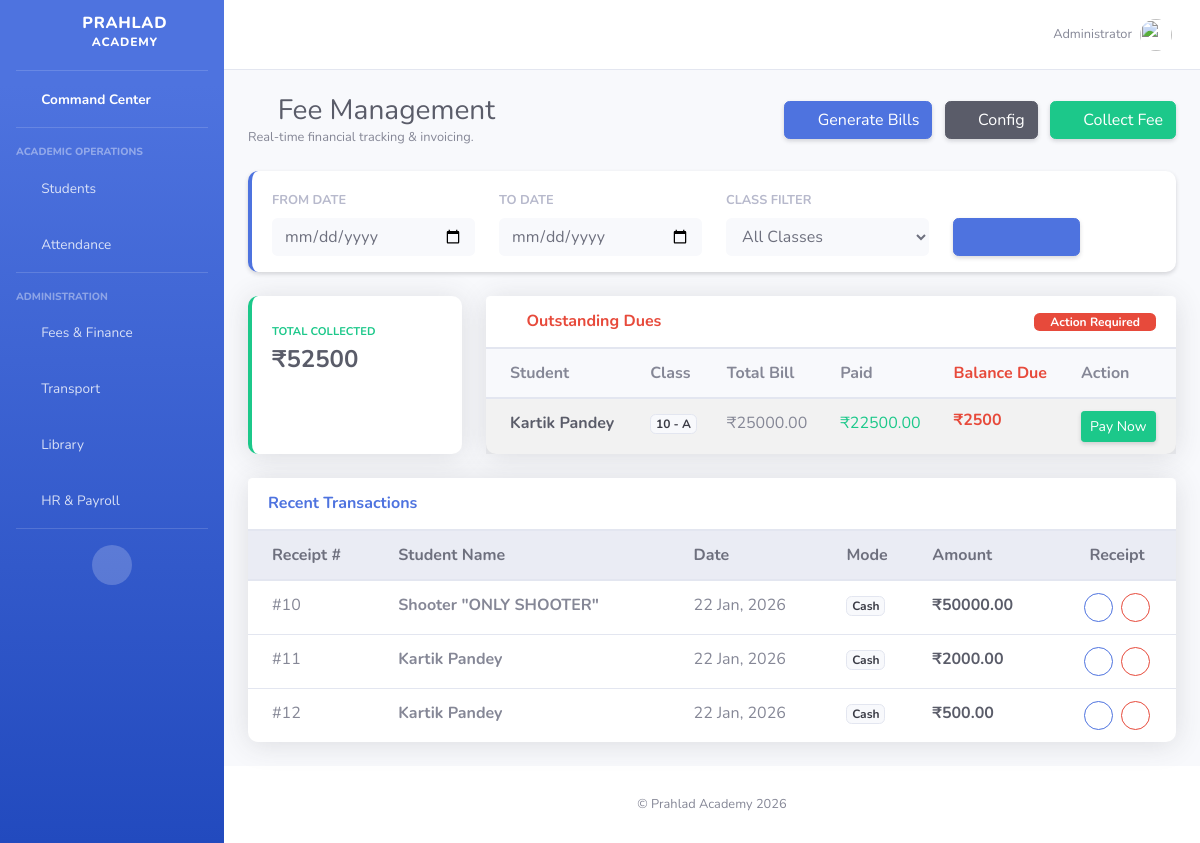
Screenshot of /finance/ (signed in) with the database file from the repository.
### members/models.py (models this page shows, shortened)
class Member(models.Model):
    school = models.ForeignKey(School, on_delete=models.CASCADE, null=True, blank=True)
    admission_no = models.CharField(max_length=50, null=True, blank=True)
    firstname = models.CharField(max_length=255)
    lastname = models.CharField(max_length=255)
    father_name = models.CharField(max_length=255, null=True, blank=True)
    mobile_number = models.CharField(max_length=15, null=True, blank=True)
    email = models.EmailField(null=True, blank=True)
    student_class = models.ForeignKey(ClassRoom, on_delete=models.SET_NULL, null=True, blank=True)
    roll_number = models.CharField(max_length=20, null=True, blank=True)
    gender = models.CharField(max_length=10, choices=[('Male', 'Male'), ('Female', 'Female')], default='Male')
    dob = models.DateField(null=True, blank=True)
    address = models.TextField(null=True, blank=True)
    joined_date = models.DateField(auto_now_add=True, null=True)
    profile_pic = models.ImageField(null=True, blank=True, upload_to="student_images/")
    blood_group = models.CharField(max_length=5, null=True, blank=True)
    medical_conditions = models.TextField(null=True, blank=True)
    transport_mode = models.CharField(max_length=20, null=True, blank=True)
    route_name = models.CharField(max_length=100, null=True, blank=True)
    house_team = models.CharField(max_length=20, null=True, blank=True)
    preferred_stream = models.CharField(max_length=50, null=True, blank=True)
    fee_total = models.DecimalField(max_digits=10, decimal_places=2, default=0)
    fee_paid = models.DecimalField(max_digits=10, decimal_places=2, default=0)

class ClassRoom(models.Model):
    school = models.ForeignKey(School, on_delete=models.CASCADE, null=True, blank=True)
    name = models.CharField(max_length=50)
    section = models.CharField(max_length=10, default='A')
    class Meta:
        unique_together = ('name', 'section')
    def __str__(self):
        return f"{self.name} - {self.section}"

class FeeTransaction(models.Model):
    PAYMENT_MODES = [('Cash', 'Cash'), ('Online', 'Online'), ('Cheque', 'Cheque')]
    school = models.ForeignKey(School, on_delete=models.CASCADE, null=True)
    student = models.ForeignKey(Member, on_delete=models.CASCADE)
    amount_paid = models.DecimalField(max_digits=10, decimal_places=2)
    payment_date = models.DateField(default=date.today)
    payment_mode = models.CharField(max_length=20, choices=PAYMENT_MODES, default='Cash')
    remarks = models.CharField(max_length=200, blank=True)
    receipt_number = models.CharField(max_length=50, unique=True, blank=True)

### members/views.py (the view)
# urls.py: path('finance/', views.fee_home, name='fee_home'),
@login_required
def fee_home(request):
    transactions = FeeTransaction.objects.all().select_related('student').order_by('-payment_date')
    start_date = request.GET.get('start_date')
    end_date = request.GET.get('end_date')
    class_filter = request.GET.get('class_id')
    mode_filter = request.GET.get('mode')
    if start_date: transactions = transactions.filter(payment_date__gte=start_date)
    if end_date: transactions = transactions.filter(payment_date__lte=end_date)
    if class_filter: transactions = transactions.filter(student__student_class__id=class_filter)
    if mode_filter: transactions = transactions.filter(payment_mode=mode_filter)
    total_collected = transactions.aggregate(Sum('amount_paid'))['amount_paid__sum'] or 0
    students = Member.objects.annotate(balance=F('fee_total') - F('fee_paid')).order_by('-balance')
    context = {
        'transactions': transactions, 'total_collected': total_collected,
        'classes': ClassRoom.objects.all(), 'students': students
    }
    return render(request, 'fees.html', context)

### members/templates/fees.html (shortened to what this page needs)
{% extends "master.html" %}
{% load static %}
{% block content %}
<div class="d-sm-flex align-items-center justify-content-between mb-4">
    <div>
        <h1 class="h3 mb-0 text-gray-800"><i class="fas fa-wallet text-success mr-2"></i>Fee Management</h1>
        <p class="mb-0 text-muted small">Real-time financial tracking & invoicing.</p>
    </div>
    <div>
        <button class="btn btn-primary shadow-sm mr-2" data-toggle="modal" data-target="#invoiceModal">
            <i class="fas fa-file-invoice mr-1"></i> Generate Bills
        </button>
        <button class="btn btn-dark shadow-sm mr-2" data-toggle="modal" data-target="#configModal">
            <i class="fas fa-cogs mr-1"></i> Config
        </button>
        <button class="btn btn-success shadow-sm" data-toggle="modal" data-target="#collectModal">
            <i class="fas fa-plus-circle mr-1"></i> Collect Fee
        </button>
    </div>
</div>
<div class="card shadow-sm mb-4 border-0 border-left-primary">
    <div class="card-body py-3">
        <form method="GET" class="row align-items-end">
            <div class="col-md-3">
                <label class="small font-weight-bold text-uppercase text-gray-500">From Date</label>
                <input type="date" name="start_date" class="form-control bg-light border-0 small">
            </div>
            <div class="col-md-3">
                <label class="small font-weight-bold text-uppercase text-gray-500">To Date</label>
                <input type="date" name="end_date" class="form-control bg-light border-0 small">
            </div>
            <div class="col-md-3">
                <label class="small font-weight-bold text-uppercase text-gray-500">Class Filter</label>
                <select name="class_id" class="form-control bg-light border-0 small">
                    <option value="">All Classes</option>
                </select>
            </div>
            <div class="col-md-2">
                <button type="submit" class="btn btn-primary btn-block shadow-sm">
                    <i class="fas fa-filter"></i>
                </button>
            </div>
        </form>
    </div>
</div>
<div class="row">
    <div class="col-xl-3 col-md-6 mb-4">
        <div class="card border-left-success shadow h-100 py-2">
            <div class="card-body">
                <div class="row no-gutters align-items-center">
                    <div class="col mr-2">
                        <div class="text-xs font-weight-bold text-success text-uppercase mb-1">Total Collected</div>
                        <div class="h4 mb-0 font-weight-bold text-gray-800">₹{{ total_collected }}</div>
                    </div>
                    <div class="col-auto"><i class="fas fa-rupee-sign fa-2x text-gray-300"></i></div>
                </div>
            </div>
        </div>
    </div>
    <div class="col-xl-9 col-md-12 mb-4">
        <div class="card shadow h-100">
            <div class="card-header py-3 bg-white d-flex justify-content-between align-items-center">
                <h6 class="m-0 font-weight-bold text-danger"><i class="fas fa-exclamation-circle mr-2"></i>Outstanding Dues</h6>
                <span class="badge badge-danger px-3">Action Required</span>
            </div>
            <div class="card-body p-0">
                <div class="table-responsive" style="max-height: 250px; overflow-y: auto;">
                    <table class="table table-hover table-striped mb-0">
                        <thead class="bg-light sticky-top">
                            <tr>
                                <th class="pl-4">Student</th>
                                <th>Class</th>
                                <th>Total Bill</th>
                                <th>Paid</th>
                                <th class="text-danger">Balance Due</th>
                                <th>Action</th>
                            </tr>
                        </thead>
                        <tbody>
                            {% for s in students %}
                                {% if s.balance > 0 %}
                                <tr>
                                    <td class="pl-4 font-weight-bold text-dark">{{ s.firstname }} {{ s.lastname }}</td>
                                    <td><span class="badge badge-light border">{{ s.student_class }}</span></td>
                                    <td>₹{{ s.fee_total }}</td>
                                    <td class="text-success">₹{{ s.fee_paid }}</td>
                                    <td class="text-danger font-weight-bold h6 mb-0">₹{{ s.balance }}</td>
                                    <td>
                                        <button class="btn btn-sm btn-success shadow-sm"
                                                onclick="preSelectStudent('{{ s.id }}')"
                                                data-toggle="modal" data-target="#collectModal">
                                            Pay Now
                                        </button>
                                    </td>
                                </tr>
                                {% endif %}
                            {% empty %}
                                <tr><td colspan="6" class="text-center py-4 text-muted">No pending dues found.</td></tr>
                            {% endfor %}
                        </tbody>
                    </table>
                </div>
            </div>
        </div>
    </div>
</div>
<div class="card shadow mb-4">
    <div class="card-header py-3 bg-white">
        <h6 class="m-0 font-weight-bold text-primary">Recent Transactions</h6>
    </div>
    <div class="card-body p-0">
        <div class="table-responsive">
            <table class="table table-hover mb-0">
                <thead class="thead-light">
                    <tr>
                        <th class="pl-4">Receipt #</th>
                        <th>Student Name</th>
                        <th>Date</th>
                        <th>Mode</th>
                        <th>Amount</th>
                        <th class="text-center">Receipt</th>
                    </tr>
                </thead>
                <tbody>
                    {% for t in transactions %}
                    <tr>
                        <td class="pl-4 text-muted">#{{ t.id }}</td>
                        <td class="font-weight-bold">{{ t.student.firstname }} {{ t.student.lastname }}</td>
                        <td>{{ t.payment_date|date:"d M, Y" }}</td>
                        <td><span class="badge badge-light border">{{ t.payment_mode }}</span></td>
                        <td class="font-weight-bold text-dark">₹{{ t.amount_paid }}</td>
                        <td class="text-center">
                            <a href="{% url 'receipt_pdf' t.id %}" target="_blank" class="btn btn-sm btn-circle btn-outline-primary">
                                <i class="fas fa-print"></i>
                            </a>
                            {% if user.is_superuser %}
                            <a href="{% url 'delete_fee' t.id %}" class="btn btn-sm btn-circle btn-outline-danger ml-1" onclick="return confirm('Delete transaction?')">
                                <i class="fas fa-trash"></i>
                            </a>
                            {% endif %}
                        </td>
                    </tr>
                    {% empty %}
                    <tr><td colspan="6" class="text-center py-5 text-muted">No history found.</td></tr>
                    {% endfor %}
                </tbody>
            </table>
        </div>
    </div>
</div>
{% endblock %}

### members/templates/master.html (style rules this page uses)
.card { border: none; border-radius: 10px; box-shadow: 0 0.15rem 1.75rem 0 rgba(58, 59, 69, 0.15); }

### rows the page displays
Member: firstname "Kartik", lastname "Pandey", student_class "10 - A", fee_total "25000.00", fee_paid "22500.00", balance "2500"
FeeTransaction: id "10", student.firstname "Shooter", student.lastname "\"ONLY SHOOTER\"", payment_date "22 Jan, 2026", payment_mode "Cash", amount_paid "50000.00"
FeeTransaction: id "11", student.firstname "Kartik", student.lastname "Pandey", payment_date "22 Jan, 2026", payment_mode "Cash", amount_paid "2000.00"
FeeTransaction: id "12", student.firstname "Kartik", student.lastname "Pandey", payment_date "22 Jan, 2026", payment_mode "Cash", amount_paid "500.00"

### other values shown
{{ total_collected }} "52500"
